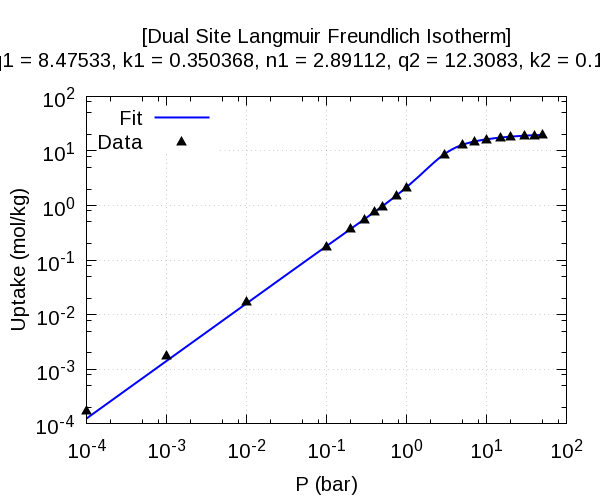

Write gnuplot code to recreate this figure.
set title"[Dual Site Langmuir Freundlich Isotherm]\n[Parameters] q1 = 8.47533, k1 = 0.350368, n1 = 2.89112, q2 = 12.3083, k2 = 0.18429, n2 = 1.05401"
set term pngcairo size 600,500 font 'Arial,15'
set output "ethane.dat.png"
set xtics format '10^{%L}'
set ytics format '10^{%L}'
set xlabel 'P (bar)'
set ylabel 'Uptake (mol/kg)'
set style line 1 lc rgb 'blue'  lw 2
set style line 2 lc rgb 'black' ps 1.5 pt 9
set grid
set key left
set logscale xy
plot '-' w l ls 1 title 'Fit', '-' w p ls 2 title 'Data'
         0.0001    0.000125881
        0.00028    0.000372618
        0.00046    0.000628782
        0.00064    0.000890553
        0.00082     0.00115637
          0.001     0.00142538
         0.0028     0.00421837
         0.0046     0.00711689
         0.0064      0.0100776
         0.0082      0.0130829
           0.01      0.0161229
          0.028       0.047615
          0.046      0.0801709
          0.064       0.113309
          0.082       0.146839
            0.1       0.180664
           0.12        0.21852
           0.14       0.256618
           0.16       0.294927
           0.18       0.333429
            0.2       0.372115
            0.2       0.372115
           0.22       0.410979
           0.24       0.450021
           0.26       0.489245
           0.28       0.528654
            0.3       0.568257
           0.32       0.608061
           0.34       0.648075
           0.36        0.68831
           0.38       0.728776
            0.4       0.769485
           0.42       0.810449
           0.44        0.85168
           0.46       0.893189
           0.48        0.93499
            0.5       0.977095
           0.55        1.08377
            0.6        1.19262
           0.65        1.30383
            0.7        1.41759
           0.75        1.53407
            0.8        1.65341
           0.85        1.77577
            0.9        1.90126
           0.95        2.02997
              1        2.16201
            1.4         3.3393
            1.8        4.69957
            2.2        6.14302
            2.6        7.55056
              3        8.83467
              3        8.83467
            3.4        9.95535
            3.8        10.9095
            4.2        11.7137
            4.6        12.3913
              5        12.9652
            5.4        13.4556
            5.8        13.8788
            6.2        14.2477
            6.6        14.5725
              7        14.8611
            7.6        15.2392
            8.2         15.565
            8.8        15.8498
            9.4        16.1015
             10        16.3263
             10        16.3263
             11        16.6529
             12         16.932
             13         17.174
             14        17.3865
             15        17.5747
             16        17.7428
             17        17.8941
             18        18.0309
             19        18.1554
             20        18.2692
             22        18.4697
             24        18.6409
             26        18.7889
             28         18.918
             30        19.0317
             32        19.1326
             34        19.2227
             36        19.3037
             38        19.3769
             40        19.4433
             42        19.5039
             44        19.5593
             46        19.6103
             48        19.6573
e
         0.0001    0.000176174
          0.001     0.00180283
           0.01      0.0176803
            0.1       0.180895
            0.2        0.37226
            0.3       0.562034
            0.4       0.768816
            0.5       0.976065
           0.75         1.5423
              1        2.16626
              3        8.78565
              5        13.0828
              7        14.9247
             10        16.2733
             15        17.4436
             20        18.1453
             30        19.0178
             40        19.4477
             50        19.8851
